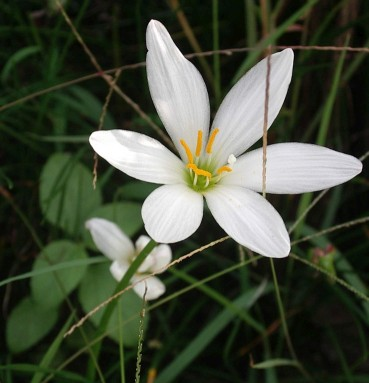
#> input picture Practice/hk_flower_h.jpg, 369 x 383 px
$ python hw-04.py
#> lines starting #> are read from the running program, lines starting #| are printed output that depends on the picture; after the words box and inside, x2 and y2 are one past the last pixel; in counts of white or black regions, pixels touching at a corner belong together
import cv2
import numpy as np
src = ("../Practice/hk_flower_h.jpg")
img = cv2.imread(src)
#> img is the input picture: shape (383, 369, 3); mean B, G, R 59.2, 76.5, 69.4


kernel = np.ones((7,7), np.uint8)
smooth = cv2.morphologyEx(img, cv2.MORPH_OPEN, kernel)
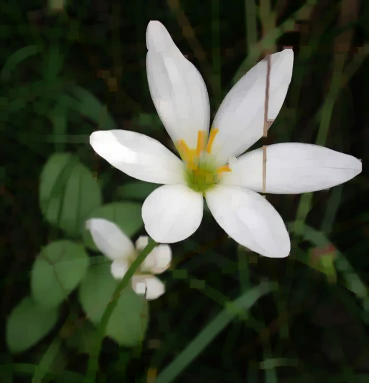
#> smooth: shape (383, 369, 3); mean B, G, R 53.4, 70.4, 63.1

edges = cv2.Canny(smooth, 80, 150)
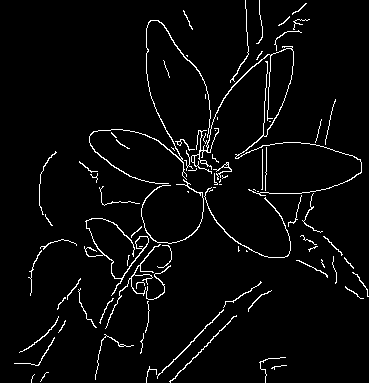
#> edges: shape (383, 369); 3.7% white in thin lines or dots

kernel = np.ones((3,3), np.uint8)
edges_dilated = cv2.dilate(edges, kernel, iterations=1)
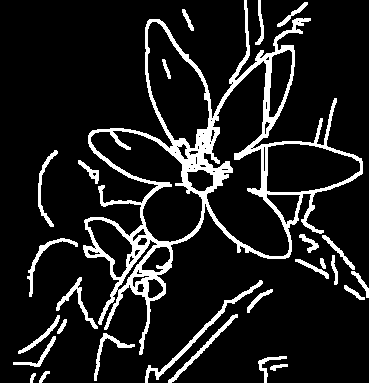
#> edges_dilated: shape (383, 369); 11.7% white; 27 white regions, largest, box (x1, y1, x2, y2) and area: (83, 0, 363, 355) 11686, (145, 280, 263, 383) 701, (168, 314, 238, 383) 402

edges_bgr = cv2.cvtColor(edges_dilated, cv2.COLOR_GRAY2BGR)
mask = cv2.bitwise_not(edges_bgr)
cartoon = cv2.bitwise_and(smooth, mask)
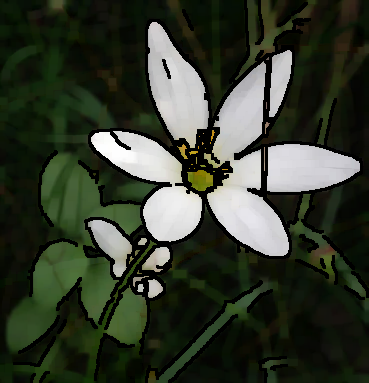
#> cartoon: shape (383, 369, 3); mean B, G, R 45.3, 59.3, 52.5

cv2.imshow("Original", img)
cv2.imshow("Smoothed", smooth)
cv2.imshow("Edges", edges)
cv2.imshow("Dilated edges", edges_dilated)
cv2.imshow("Final Cartoon", cartoon)

cv2.waitKey(0)
cv2.destroyAllWindows()


cv2.waitKey(0)
cv2.destroyAllWindows()

$ run again, with Practice/FCards_01.jpg copied over Practice/hk_flower_h.jpg
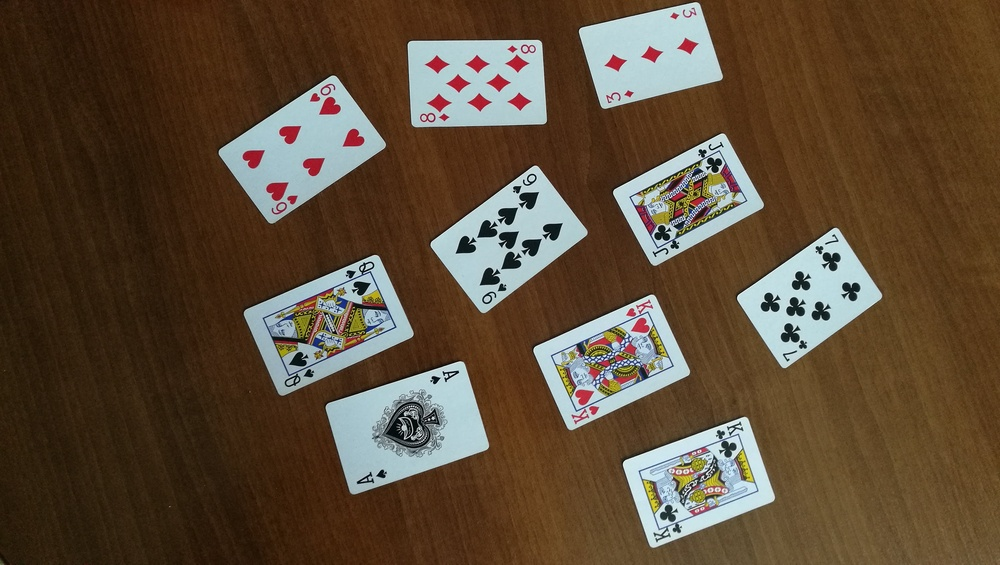
#> input picture Practice/FCards_01.jpg, 1000 x 565 px, shrunk from 3968 x 2240 before the run
#> img is the input picture: shape (565, 1000, 3); mean B, G, R 55.6, 75.3, 93.4
#> `edges = cv2.Canny(smooth, 80, 150)`:
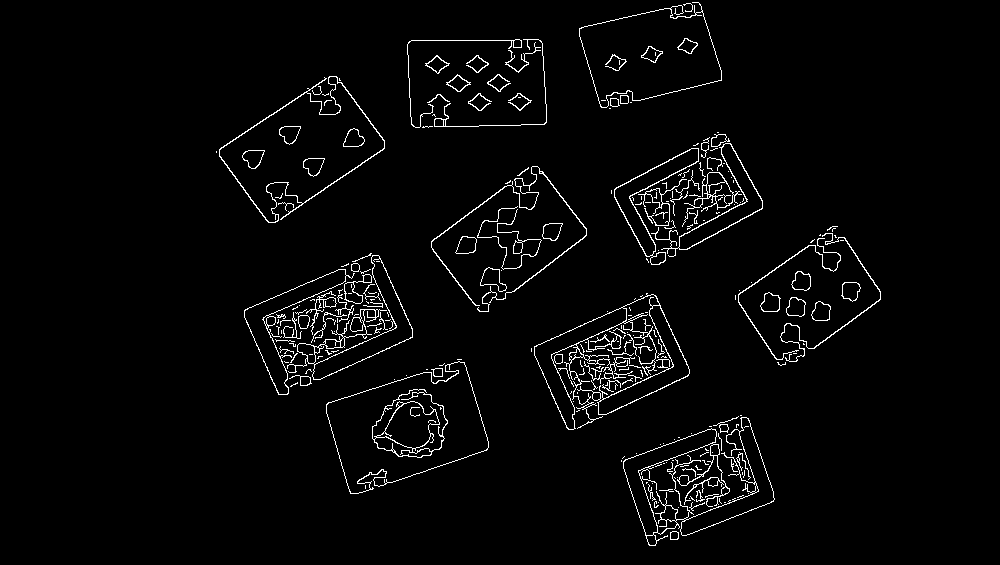
#> edges: shape (565, 1000); 2.9% white in thin lines or dots, all inside (x1, y1, x2, y2) = (216, 2, 881, 546)
#> edges_dilated: shape (565, 1000); 9% white; 29 white regions, largest, box (x1, y1, x2, y2) and area: (243, 252, 414, 396) 8010, (530, 292, 691, 431) 7507, (620, 414, 776, 547) 6765
#> `cartoon = cv2.bitwise_and(smooth, mask)`:
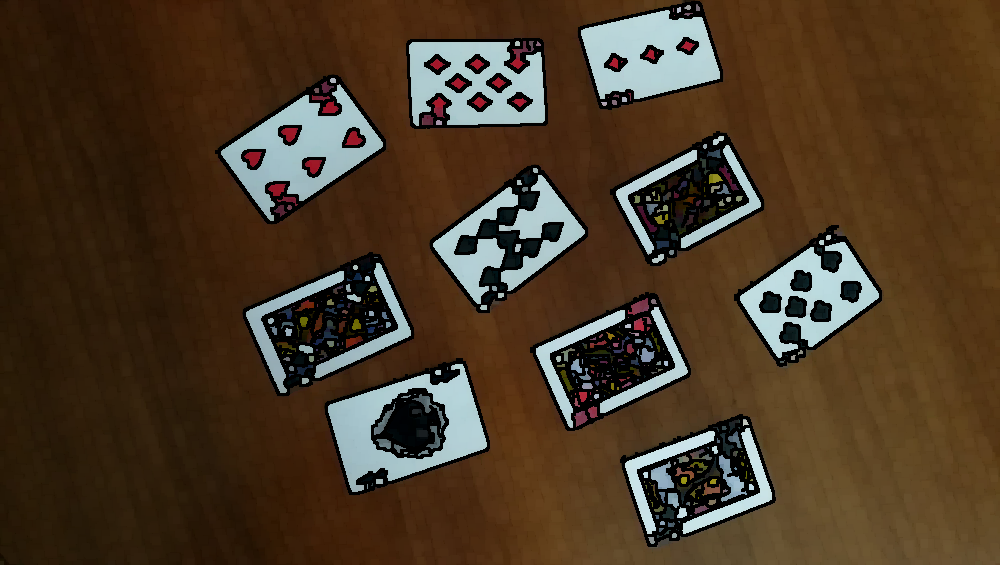
#> cartoon: shape (565, 1000, 3); mean B, G, R 38, 57.3, 75.4
